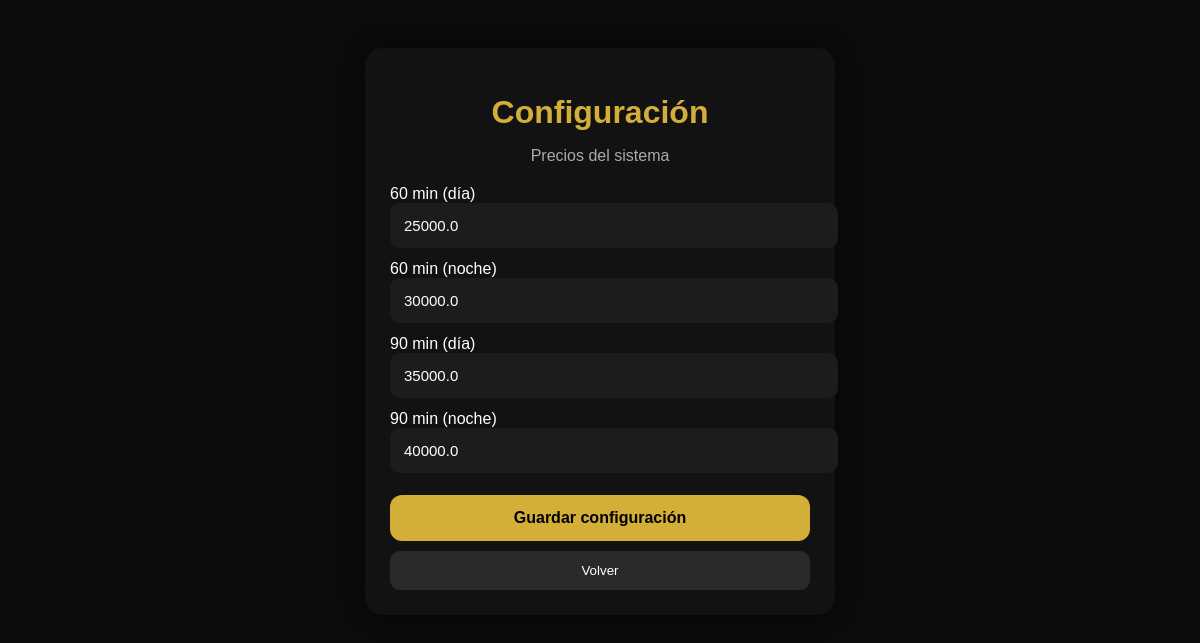
/configuracion (signed in), run on the app's committed database.
### tables this page shows
CREATE TABLE configuracion (
        id INTEGER PRIMARY KEY AUTOINCREMENT,
        precio_60_dia REAL NOT NULL,
        precio_60_noche REAL NOT NULL,
        precio_90_dia REAL NOT NULL,
        precio_90_noche REAL NOT NULL
    );

### app.py (the view, shortened to what this page needs)
@app.route("/configuracion", methods=["GET", "POST"])
def configuracion():
    if not session.get("admin"):
        return redirect("/login")
    conn = sqlite3.connect("/data/padel.db")
    cursor = conn.cursor()
    config = obtener_config(cursor)
    if not config:
        config = [25000, 30000, 35000, 40000, 45000, 55000]
    conn.close()
    return render_template("configuracion.html", config=config)

### app.py (called while the page is built)
def obtener_config(cursor):
    cursor.execute("""
        SELECT precio_60_dia, precio_60_noche,
               precio_90_dia, precio_90_noche,
               COALESCE(precio_120_dia, 45000),
               COALESCE(precio_120_noche, 55000)
        FROM configuracion
        WHERE id = 1
    """)
    return cursor.fetchone()

### templates/configuracion.html (shortened to what this page needs)
<!DOCTYPE html>
<html lang="es">
<head>
    <link rel="stylesheet" href="{{ url_for('static', filename='styles.css') }}">
</head>
<body class="app-body">
<div class="app-card">
    <h1>Configuración</h1>
    <p class="sub">Precios del sistema</p>
    <form method="POST">
        <label>60 min (día)</label>
        <input type="number" name="p60d" value="{{ config[0] }}">
        <label>60 min (noche)</label>
        <input type="number" name="p60n" value="{{ config[1] }}">
        <label>90 min (día)</label>
        <input type="number" name="p90d" value="{{ config[2] }}">
        <label>90 min (noche)</label>
        <input type="number" name="p90n" value="{{ config[3] }}">
        <button class="btn-main">Guardar configuración</button>
    </form>
    <a href="/admin">
        <button class="btn-secondary">Volver</button>
    </a>
</div>
</body>
</html>

### static/styles.css (style rules this page uses)
.app-body { background: #0c0c0c; font-family: Arial, sans-serif; display: flex; justify-content: center; padding: 40px 15px; }
.app-card { width: 100%; max-width: 420px; background: #121212; padding: 25px; border-radius: 18px; box-shadow: 0 0 25px rgba(0,0,0,0.7); color: white; }
.app-card h1 { text-align: center; margin-bottom: 5px; color: #d4af37; }
.sub { text-align: center; color: #aaa; margin-bottom: 20px; }
.app-card input, .app-card select { width: 100%; padding: 14px; margin-bottom: 12px; border-radius: 10px; border: none; background: #1c1c1c; color: white; font-size: 15px; }
.btn-main { width: 100%; padding: 14px; border-radius: 12px; border: none; background: #d4af37; color: black; font-weight: bold; font-size: 16px; margin-top: 10px; cursor: pointer; }
.btn-secondary { width: 100%; padding: 12px; border-radius: 10px; border: none; background: #2a2a2a; color: white; margin-top: 10px; cursor: pointer; }

### data on the page
configuracion: p60d "25000.0", p60n "30000.0", p90d "35000.0", p90n "40000.0"
